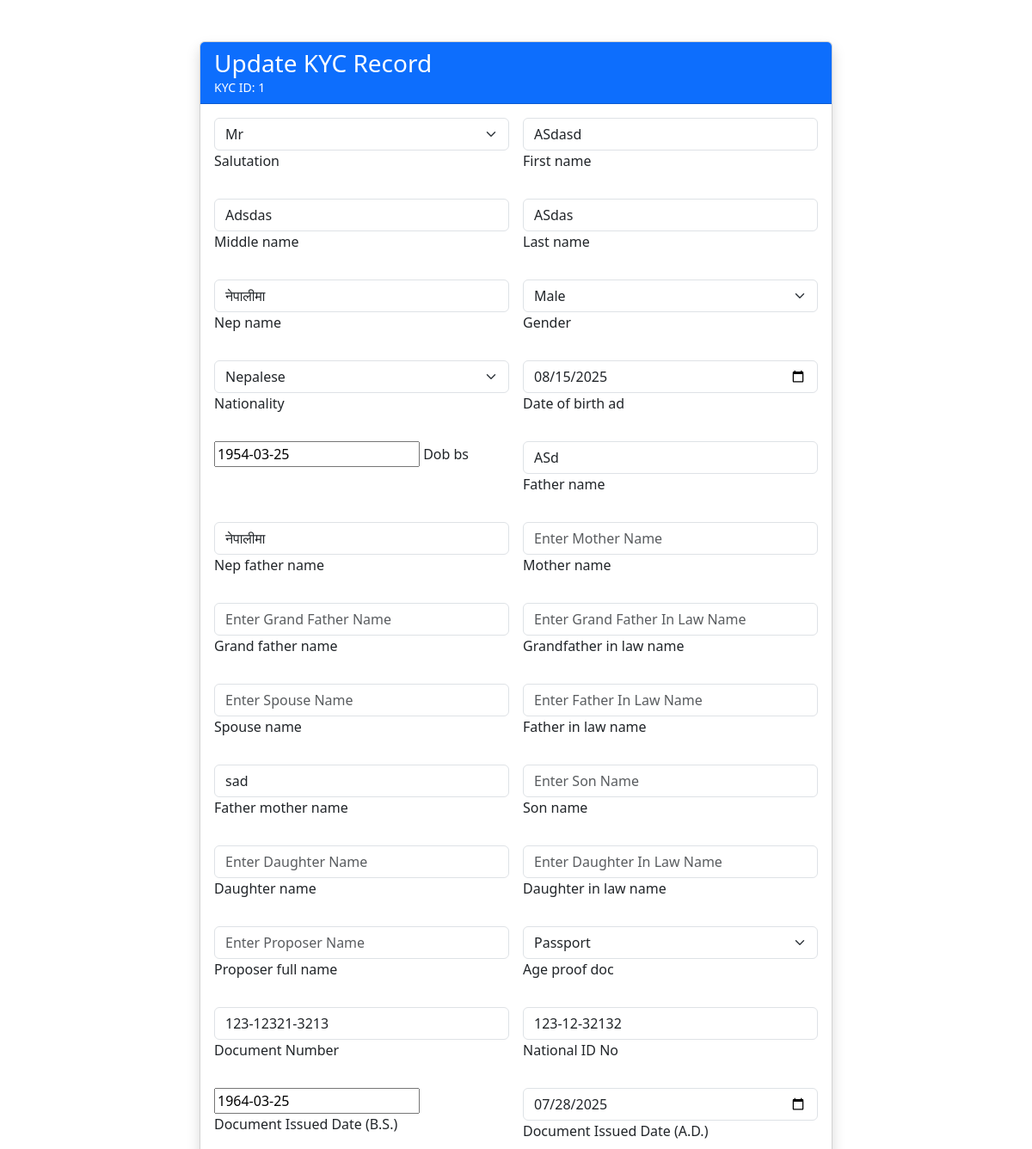
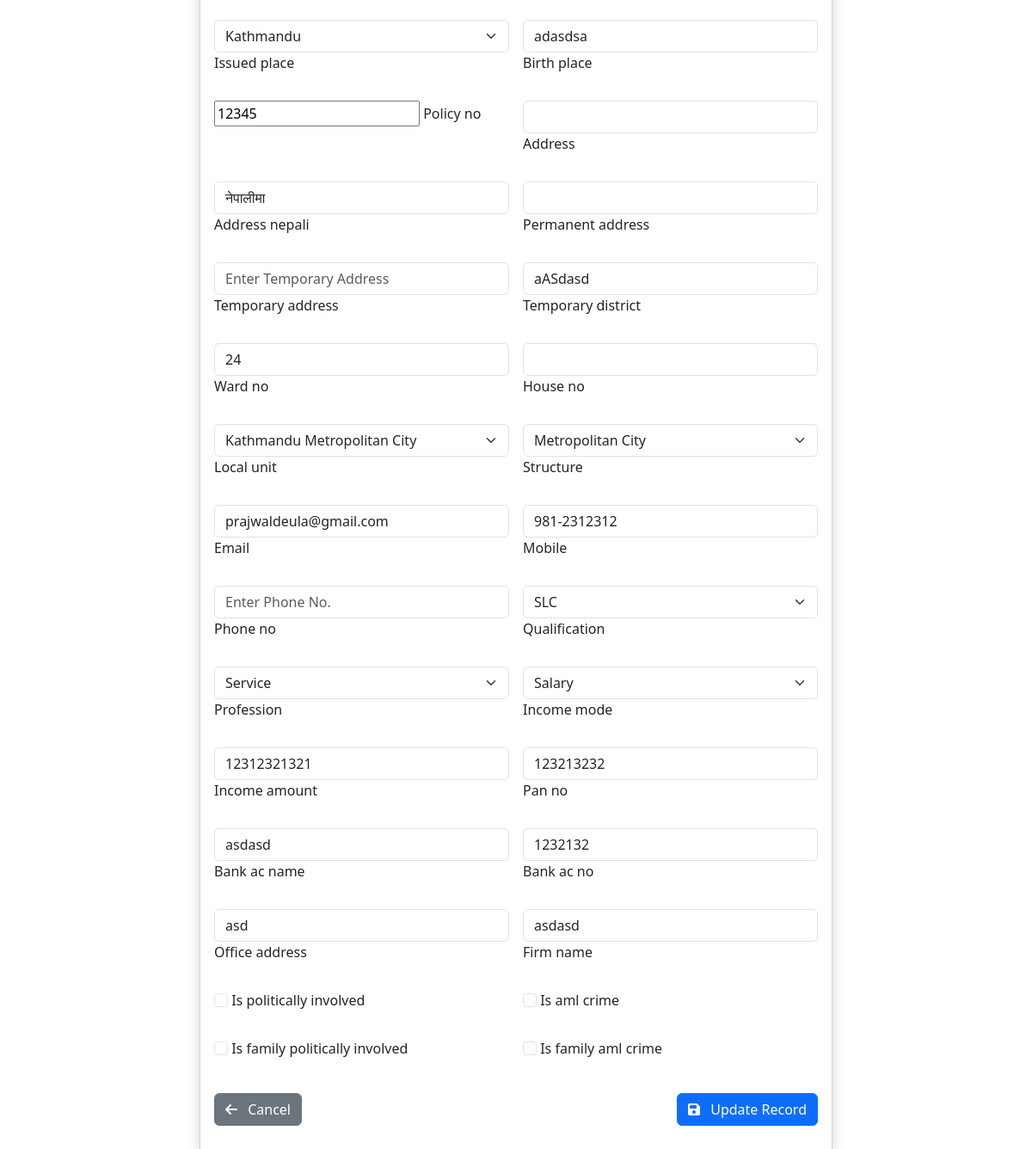
Page /1/update/ on the committed database (2 pictures, top to bottom).
### kyc/models.py (models this page shows, shortened)
class KYCModel(models.Model):
    STATUS_CHOICES = [
        ('Pending','Pending'),
        ('Approved','Approved'),
        ('Rejected','Rejected'),
    ]
    kyc_id = models.AutoField(primary_key=True)
    salutation = models.CharField(max_length=10, choices=SALUTATION_CHOICES, default='Mr')
    first_name = models.CharField(max_length=50, blank=False, null=False)
    middle_name = models.CharField(max_length=100, blank=True, null=True)
    last_name = models.CharField(max_length=50, blank=False, null=False)
    nep_name = models.CharField(max_length=100, blank=True, null=True)
    gender = models.CharField(max_length=10, choices=GENDER_CHOICES, default='Male')
    nationality = models.CharField(max_length=50, choices=NATIONALITY_CHOICES, default='Nepalese')
    date_of_birth_ad = models.DateField(blank=True, null=True)
    dob_bs = NepaliDateField(blank=True, null=True)
    father_name = models.CharField(max_length=100, blank=True, null=True)
    nep_father_name = models.CharField(max_length=100, blank=True, null=True)
    mother_name = models.CharField(max_length=100, blank=True, null=True)
    grand_father_name = models.CharField(max_length=100, blank=True, null=True)
    grandfather_in_law_name = models.CharField(max_length=100, blank=True, null=True)
    spouse_name = models.CharField(max_length=100, blank=True, null=True)
    father_in_law_name = models.CharField(max_length=100, blank=True, null=True)
    father_mother_name = models.CharField(max_length=100, blank=True, null=True)
    son_name = models.CharField(max_length=100, blank=True, null=True)
    daughter_name = models.CharField(max_length=100, blank=True, null=True)
    daughter_in_law_name = models.CharField(max_length=100, blank=True, null=True)
    proposer_full_name = models.CharField(max_length=100, blank=True, null=True)
    age_proof_doc = models.CharField(max_length=50, choices=AGE_PROOF_DOC_CHOICES, default='Citizenship')
    document_number = models.CharField(max_length=20, verbose_name="Document Number", blank=False)
    national_id_no = models.CharField(
        max_length=12,  # Adjust max_length as needed
        blank=False,
        null=True,
        verbose_name="National ID No"
    )
    document_issued_date_bs = NepaliDateField(verbose_name="Document Issued Date (B.S.)")
    document_issued_date = models.DateField(verbose_name="Document Issued Date (A.D.)")
    issued_place = models.CharField(max_length=100, choices=ISSUED_PLACE_CHOICES, blank=True, null=True)
    birth_place = models.CharField(max_length=50, blank=True, null=True)
    policy_no = models.CharField(max_length=30, unique=True, null=False, blank=False, default='N/A')
    address = models.CharField(max_length=255, blank=True, null=True)
    address_nepali = models.CharField(max_length=255, blank=True, null=True)
    permanent_address = models.CharField(max_length=255, blank=True, null=True)
    temporary_address = models.CharField(max_length=255, blank=True, null=True)
    temporary_district = models.CharField(max_length=100, blank=True, null=True)
    ward_no = models.CharField(max_length=2, blank=True, null=True)
    house_no = models.CharField(max_length=10, blank=True, null=True)
    local_unit = models.CharField(max_length=50, choices=LOCAL_UNIT_CHOICES, default='Municipality')
    structure = models.CharField(max_length=50, choices=STRUCTURE_CHOICES, default='Metropolitan City')
    email = models.EmailField(blank=True, null=True)
    mobile = models.CharField(max_length=20)
    phone_no = models.CharField(max_length=20, blank=True, null=True)
    qualification = models.CharField(max_length=100, choices=QUALIFICATION_CHOICES, blank=True, null=True)
    profession = models.CharField(max_length=50, choices=PROFESSION_CHOICES, default='Service', blank=True, null=True)
    income_mode = models.CharField(max_length=50, choices=INCOME_MODE_CHOICES, default='Salary')
    income_amount = models.CharField(max_length=12, blank=True, null=True)
    pan_no = models.CharField(max_length=20, blank=True, null=True)
    bank_ac_name = models.CharField(max_length=100, blank=True, null=True)
    bank_ac_no = models.CharField(max_length=50, blank=True, null=True)
    office_address = models.CharField(max_length=255, blank=True, null=True)
    firm_name = models.CharField(max_length=100, blank=True, null=True)
    is_politically_involved = models.BooleanField(default=False)
    is_aml_crime = models.BooleanField(default=False)
    is_family_politically_involved = models.BooleanField(default=False)
    is_family_aml_crime = models.BooleanField(default=False)
    status = models.CharField(max_length=10,choices=STATUS_CHOICES,default='Pending')
    created_date = models.DateTimeField(default=timezone.now)
    updated_date = models.DateTimeField(auto_now=True)
    class Meta:
        db_table = 'kyc_kycmodel'
        verbose_name = 'KYC Detail'
        verbose_name_plural = 'KYC Details'

### kyc/views.py (the view)
# urls.py: path('<int:kyc_id>/update/', views.kyc_update_view, name='kyc_update'),
def kyc_update_view(request, kyc_id):
    kyc = get_object_or_404(KYCModel, kyc_id=kyc_id)
    if request.method == 'POST':
        form = KYCForm(request.POST, instance=kyc)
        if form.is_valid():
            form.save()
            return redirect('kyc:kyc_list')
        return render(request, 'kyc_update.html', {
            'form': form,
            'kyc': kyc
        })
    else:
        form = KYCForm(instance=kyc)
    return render(request, 'kyc_update.html', {
        'form': form,
        'kyc': kyc
    })

### kyc/templates/kyc_update.html (shortened to what this page needs)
{% load static %}
{% block content %}
<div class="container py-5">
    <div class="row justify-content-center">
        <div class="col-lg-8">
            <div class="card shadow">
                <div class="card-header bg-primary text-white">
                    <h3 class="mb-0">Update KYC Record</h3>
                    <small>KYC ID: {{ kyc.kyc_id }}</small>
                </div>
                <div class="card-body">
                    <form method="post" enctype="multipart/form-data" id="kycUpdateForm">
                        <div class="row g-3">
                            {% for field in form %}
                            <div class="col-md-6">
                                <div class="form mb-3">
                                    {{ field }}
                                    <label for="{{ field.id_for_label }}">{{ field.label }}</label>
                                </div>
                            </div>
                            {% endfor %}
                        </div>
                        <div class="d-flex justify-content-between mt-4">
                            <a href="{% url 'kyc:kyc_list' %}" class="btn btn-secondary">
                                <i class="fas fa-arrow-left me-2"></i> Cancel
                            </a>
                            <button type="submit" class="btn btn-primary">
                                <i class="fas fa-save me-2"></i> Update Record
                            </button>
                        </div>
                    </form>
                </div>
            </div>
        </div>
    </div>
</div>
{% endblock %}
<link href="https://cdn.jsdelivr.net/npm/bootstrap@5.3.0/dist/css/bootstrap.min.css" rel="stylesheet">
<link rel="stylesheet" href="https://cdnjs.cloudflare.com/ajax/libs/font-awesome/6.4.0/css/all.min.css">

### rows in the picture
KYCModel: kyc_id "1", form "Mr" "ASdasd" "Adsdas" "ASdas" "नेपालीमा" "Male" "Nepalese" "08/15/2025" "1954-03-25" "ASd" "नेपालीमा" "sad" "Passport" "123-12321-3213" "123-12-32132" "1964-03-25" "07/28/2025" "Kathmandu" "adasdsa" "12345" "नेपालीमा" "aASdasd" "24" "Kathmandu Metropolitan City" "Metropolitan City" "prajwaldeula@gmail.com" "981-2312312" "SLC" "Service" "Salary" "12312321321" "123213232" "asdasd" "1232132" "asd" "asdasd"

### other values in the picture
{{ field.label }} "Salutation" "First name" "Middle name" "Last name" "Nep name" "Gender" "Nationality" "Date of birth ad" "Dob bs" "Father name" "Nep father name" "Mother name" "Grand father name" "Grandfather in law name" "Spouse name" "Father in law name" "Father mother name" "Son name" "Daughter name" "Daughter in law name" "Proposer full name" "Age proof doc" "Document Number" "National ID No" "Document Issued Date (B.S.)" "Document Issued Date (A.D.)" "Issued place" "Birth place" "Policy no" "Address" "Address nepali" "Permanent address" "Temporary address" "Temporary district" "Ward no" "House no" "Local unit" "Structure" "Email" "Mobile" "Phone no" "Qualification" "Profession" "Income mode" "Income amount" "Pan no" "Bank ac name" "Bank ac no" "Office address" "Firm name" "Is politically involved" "Is aml crime" "Is family politically involved" "Is family aml crime"
